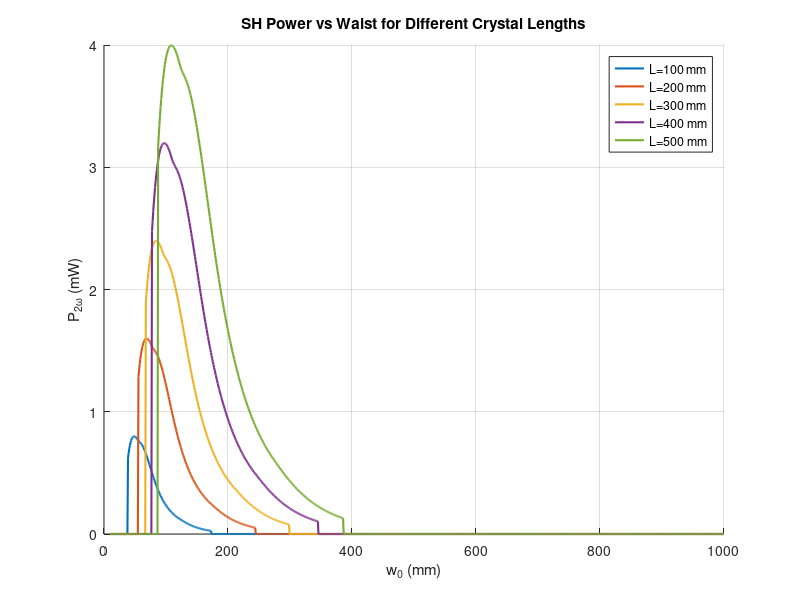

Write MATLAB code to recreate this figure.
% shg_efficiency.m
% Simple SHG efficiency calculator with parameter sweeps

clear; close all; clc;

%% --- User parameters (edit these) ---
P1      = 150e-3;      % fundamental power [W]
lambda = 778e-9;      % fundamental wavelength [m]
nlambda = 0.778;      % fund. wavelength for refractive index calc [um]
w0      = 0.3e-3;     % beam waist radius [m]
L       = 0.6e-3;     % crystal length [m]
d22     = 2.2e-12;    % BBO d22 tensor element [m/V]
theta   = 30.5;       % phase-match angle [deg]
nO = sqrt(1 + ((0.90291*nlambda^2) / (nlambda^2-0.003926)) + ((0.83155*nlambda^2) / (nlambda^2-0.018786)) + ((0.76536*nlambda^2) / (nlambda^2-60.01)));
nE = sqrt(1 + ((1.151075*nlambda^2) / (nlambda^2-0.007142)) + ((0.21803*nlambda^2) / (nlambda^2-0.02259)) + ((0.656*nlambda^2) / (nlambda^2-263)));  

%% --- Constants & derived ---
c  = 299792458;             % speed of light [m/s]
eps0 = 8.854e-12;           % vacuum permittivity [F/m]
omega = 2*pi*c/lambda;     % angular freq. of fundamental

% effective nonlinearity
deff = d22 * sin(2*theta*pi/180);

% confocal parameter and focus parameter
b  = pi*nO*w0^2/lambda;
xi = L/b;

% Boyd-Kleinman factor (approx from standard H(xi) curve)
Hfun = @(xi) (2/pi) * integral(@(x) atan(xi.*x) ./ (x.*(1 + x.^2)), 0, Inf, ...
                              'RelTol',1e-6,'AbsTol',1e-8);
                          
% Example: xi = 2.84 (optimal focusing)
Hxi = Hfun(xi);   % ≈ 1.00

%% --- Efficiency calc ---
kappa = (2*omega^2 * deff^2 * L^2) / (eps0 * c^3 * nO^2 * nE * pi * w0^2);
P2     = kappa * Hxi * P1^2;      % second-harmonic power
eta    = P2 / P1;                 % conversion efficiency

fprintf('--- SHG Efficiency ---\n');
fprintf('w0 = %.1f μm,   xi = %.2f,   H(xi) = %.2f\n', w0*1e6, xi, Hxi);
fprintf('P2ω = %.2f μW → η = %.3f %%\n', P2*1e6, eta*100);

%% --- Example sweep: η vs. waist size ---
w0_list = linspace(10e-6,200e-6,100);
eta_list = zeros(size(w0_list));
for ii = 1:numel(w0_list)
    b_ii   = pi*nO*w0_list(ii)^2/lambda;
    xi_ii  = L/b_ii;
    H_ii   = interp1([0.5,1,2.84,5,10],[0.25,0.60,1,0.75,0.30], xi_ii, 'pchip', 0);
    kap_ii = (2*omega^2 * deff^2 * L^2) / (eps0 * c^3 * nO^2 * nE * pi * w0_list(ii)^2);
    P2_ii  = kap_ii * H_ii * P1^2;
    eta_list(ii) = P2_ii/P1;
end

% figure;
% plot(w0_list*1e6, eta_list*100, 'LineWidth',1.5)
% xlabel('Beam Waist w_0 (μm)')
% ylabel('η (%)')
% title('SHG Efficiency vs. Waist Size')
% grid on

%% --- Sweep: P2 vs w0 for different crystal lengths ---
L_list   = [100, 200, 300, 400, 500]*1e-3;  
w0_sweep = linspace(10e-6,1000e-6,1e3); % 10–1000 μm

figure('Color','w'); hold on;
colors = lines(numel(L_list));
for jj = 1:numel(L_list)
    Ljj = L_list(jj);
    P2_vs_w0 = zeros(size(w0_sweep));
    for ii = 1:numel(w0_sweep)
        w0i = w0_sweep(ii);
        b_i  = pi*nO*w0i^2/lambda;
        xi_i = Ljj/b_i;
        Hi   = interp1([0.5,1,2.84,5,10],[0.25,0.60,1,0.75,0.30], xi_i, 'pchip', 0);
        kap  = (2*omega^2 * deff^2 * Ljj^2) / (eps0 * c^3 * nO^2 * nE * pi * w0i^2);
        P2_vs_w0(ii) = kap * Hi * P1^2;
    end
    plot(w0_sweep*1e6, P2_vs_w0*1e3, 'LineWidth',1.5, 'Color',colors(jj,:));
end
xlabel('w_0 (mm)');
% ylabel('P_{2\omega} (μW)');
ylabel('P_{2\omega} (mW)');
legend('L=100 mm','L=200 mm','L=300 mm','L=400 mm','L=500 mm', 'Location','NorthEast');
title('SH Power vs Waist for Different Crystal Lengths');
grid on;